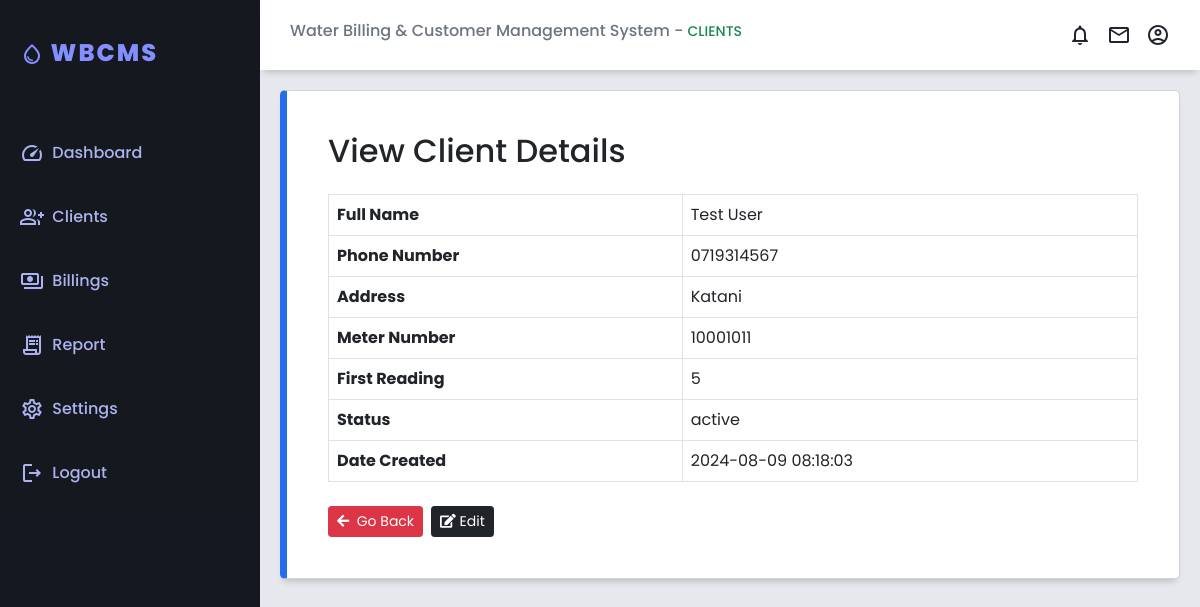
Screenshot of /viewClient.php?user_id=122 with the database file from the repository.
### tables this page shows
CREATE TABLE `tbl_clients` (
  `user_id` int(11) NOT NULL,
  `client_name` varchar(50) NOT NULL,
  `contact_number` varchar(20) DEFAULT NULL,
  `address` text DEFAULT NULL,
  `meter_number` int(10) NOT NULL,
  `meter_reading` int(20) NOT NULL,
  `status` enum('inactive','active') DEFAULT 'inactive',
  `created_at` timestamp NOT NULL DEFAULT current_timestamp(),
  `updated_at` timestamp NOT NULL DEFAULT current_timestamp() ON UPDATE current_timestamp()
);

### config/functions.php (called while the page is built, shortened)
<?php
$conn = connectDB();
function getClientById($userId) {
    global $conn;
    $stmt = $conn->prepare("SELECT client_name, contact_number, address, meter_number, meter_reading, status, created_at FROM tbl_clients WHERE user_id = ?");
    $stmt->bind_param("i", $userId);
    $stmt->execute();
    $result = $stmt->get_result();
    if ($result->num_rows === 1) {
        return $result->fetch_assoc();
    } else {
        return null;
    }
}
?>

### viewClient.php (the view, shortened to what this page needs)
<?php
include("./config/functions.php");
$client = null;
try {
    if (isset($_GET['user_id']) && !empty($_GET['user_id'])) {
        $userId = htmlspecialchars($_GET['user_id']);
        $client = getClientById($userId);
    } else {
        $error_message = "Invalid client ID.";
    }
} catch (Exception $e) {
    $error_message = "An error occurred: " . $e->getMessage();
}
?>
<!DOCTYPE html>
<html lang="en">
<head>
    <link rel="stylesheet" href="https://cdnjs.cloudflare.com/ajax/libs/font-awesome/5.15.3/css/all.min.css" />
    <link rel="stylesheet" href="css/bootstrap5.0.1.min.css">
    <link rel="stylesheet" type="text/css" href="css/datatables-1.10.25.min.css" />
    <link rel="stylesheet" href="css/dataTables.dataTables.css">
    <link rel="stylesheet" href="css/styles.css">
    <link rel="stylesheet" href="css/customer.css">
    <link rel="stylesheet" href="css/bill.css">
</head>
<body>
    <div class="grid-container">
        <header class="header">
            <div class="header-left">
                <h6 class="text-secondary">Water Billing & Customer Management System - <small class="text-success">CLIENTS</small></h6>
            </div>
            <div class="header-right text-primary">
                <a href="#">
                    <span class="material-icons-outlined">notifications</span>
                </a>
                <a href="#">
                    <span class="material-icons-outlined">email</span>
                </a>
                <a href="./logout.php">
                    <span class="material-icons-outlined">account_circle</span>
                </a>
            </div>
        </header>
        <aside id="sidebar">
            <div class="sidebar-title">
                <div class="sidebar-brand">
                    <span class="material-icons-outlined">water_drop</span>&nbsp;WBCMS
                </div>
            </div>
            <ul class="sidebar-list">
                <li class="sidebar-list-item">
                    <a href="./dashboard.php">
                        <span class="material-icons-outlined">speed</span>&nbsp;&nbsp;Dashboard
                    </a>
                </li>
                <li class="sidebar-list-item">
                    <a href="./client.php">
                        <span class="material-icons-outlined">group_add</span>&nbsp;&nbsp;Clients
                    </a>
                </li>
                <li class="sidebar-list-item">
                    <a href="./billings.php">
                        <span class="material-icons-outlined">payments</span>&nbsp;&nbsp;Billings
                    </a>
                </li>
                <li class="sidebar-list-item">
                    <a href="./report.php">
                        <span class="material-icons-outlined">receipt_long</span>&nbsp;&nbsp;Report
                    </a>
                </li>
                <li class="sidebar-list-item">
                    <a href="./settings.php">
                        <span class="material-icons-outlined">settings</span>&nbsp;&nbsp;Settings
                    </a>
                </li>
                <li class="sidebar-list-item">
                    <a href="./logout.php">
                        <span class="material-icons-outlined">logout</span>&nbsp;&nbsp;Logout
                    </a>
                </li>
            </ul>
        </aside>
        <main class="main-container">
            <div class="row">
                <div class="container mt-0">
                    <div class="card">
                        <div class="card-body">
                            <h2 class="card-title text-dark">View Client Details</h2>
                            <?php if ($client) : ?>
                                <table class="table table-bordered mt-4">
                                    <tr>
                                        <th>Full Name</th>
                                        <td><?php echo htmlspecialchars($client['client_name']); ?></td>
                                    </tr>
                                    <tr>
                                        <th>Phone Number</th>
                                        <td><?php echo htmlspecialchars($client['contact_number']); ?></td>
                                    </tr>
                                    <tr>
                                        <th>Address</th>
                                        <td><?php echo htmlspecialchars($client['address']); ?></td>
                                    </tr>
                                    <tr>
                                        <th>Meter Number</th>
                                        <td><?php echo htmlspecialchars($client['meter_number']); ?></td>
                                    </tr>
                                    <tr>
                                        <th>First Reading</th>
                                        <td><?php echo htmlspecialchars($client['meter_reading']); ?></td>
                                    </tr>
                                    <tr>
                                        <th>Status</th>
                                        <td><?php echo htmlspecialchars($client['status']); ?></td>
                                    </tr>
                                    <tr>
                                        <th>Date Created</th>
                                        <td><?php echo htmlspecialchars($client['created_at']); ?></td>
                                    </tr>
                                </table>
                                <div class="d-flex justify-content-start mt-4">
                                    <a href="./client.php" class="btn btn-sm btn-danger me-2">
                                        <i class="fa fa-arrow-left" aria-hidden="true"></i>&nbsp;&nbsp;Go Back
                                    </a>
                                    <a href="editClient.php?user_id=<?php echo urlencode($userId); ?>" class="btn btn-sm btn-dark me-2">
                                        <i class='fas fa-edit text-white'></i>&nbsp;Edit
                                    </a>
                                </div>
                            <?php endif; ?>
                        </div>
                    </div>
                </div>
        </main>
    </div>
</body>
</html>

### css/dataTables.dataTables.css (style rules this page uses)
:root { --dt-row-selected: 13, 110, 253; --dt-row-selected-text: 255, 255, 255; --dt-row-selected-link: 9, 10, 11; --dt-row-stripe: 0, 0, 0; --dt-row-hover: 0, 0, 0; --dt-column-ordering: 0, 0, 0; --dt-html-background: white; }

### css/styles.css (style rules this page uses)
:root { --color-primary: #246dec; --color-secondary: #f5b74f; --color-success: #367952; --color-danger: #cc3c43; --color-text: #666666; --color-sidebar-bg: #090c14f1; --color-sidebar-hover: rgba(27, 79, 130, 0.6); --font-family-base: 'Poppins', sans-serif; --box-shadow: 0 6px 7px -4px rgba(0, 0, 0, 0.2); }
* { margin: 0; padding: 0; box-sizing: border-box; }
body { font-family: var(--font-family-base); font-size: 1rem; background-color: #e6e8ed; color: var(--color-text); overflow-y: scroll; }
.material-icons-outlined { vertical-align: middle; line-height: 1px; }
.text-primary { color: var(--color-text); }
.grid-container { display: grid; grid-template-columns: 260px 1fr 1fr 1fr; grid-template-rows: 0.2fr 3fr; grid-template-areas: "sidebar header header header" "sidebar main main main"; height: 100vh; overflow: hidden; }
.header { grid-area: header; height: 70px; background-color: #ffffff; display: flex; align-items: center; justify-content: space-between; padding: 0 30px; box-shadow: var(--box-shadow); }
.header-right { display: flex; align-items: center; }
.header-right a span { font-size: 24px; cursor: pointer; color: #21232d; margin-left: 15px; text-decoration: none; transition: color 0.3s ease; }
#sidebar { grid-area: sidebar; height: 100%; background-color: var(--color-sidebar-bg); color: #838fff; overflow-y: auto; transition: all 0.5s ease; -webkit-transition: all 0.5s ease; }
.sidebar-title { display: flex; justify-content: space-between; align-items: center; padding: 20px; margin-bottom: 30px; letter-spacing: 2px; }
.sidebar-brand { margin-top: 15px; font-size: 24px; font-weight: 800; }
.sidebar-list { list-style: none; margin-top: 15px; padding: 0; }
.sidebar-list-item { padding: 20px; transition: background-color 0.3s ease; }
.sidebar-list-item > a { text-decoration: none; color: #acb3ef; font-weight: 500; display: block; }
.main-container { grid-area: main; overflow-y: auto; padding: 20px; }
.card { display: flex; flex-direction: column; justify-content: space-around; padding: 25px; background-color: #ffffff; border: 1px solid #d2d2d3; border-radius: 5px; box-shadow: var(--box-shadow); box-sizing: border-box; transition: box-shadow 0.3s ease; }
.card:first-child { border-left: 7px solid var(--color-primary); }

### css/customer.css (style rules this page uses)
:root { --color-primary: #246dec; --color-secondary: #f5b74f; --color-success: #367952; --color-danger: #cc3c43; --color-text: #666666; --color-sidebar-bg: #090c14f1; --color-sidebar-hover: rgba(27, 79, 130, 0.6); --font-family-base: 'Poppins', sans-serif; --box-shadow: 0 6px 7px -4px rgba(0, 0, 0, 0.2); }
* { margin: 0; padding: 0; box-sizing: border-box; }
body { font-family: var(--font-family-base); font-size: 1rem; background-color: #e6e8ed; color: var(--color-text); overflow-y: scroll; }

### css/bill.css (style rules this page uses)
:root { --color-primary: #246dec; --color-secondary: #f5b74f; --color-success: #367952; --color-danger: #cc3c43; --color-text: #666666; --color-sidebar-bg: #090c14f1; --color-sidebar-hover: rgba(27, 79, 130, 0.6); --font-family-base: 'Poppins', sans-serif; --box-shadow: 0 6px 7px -4px rgba(0, 0, 0, 0.2); }
* { margin: 0; padding: 0; box-sizing: border-box; }
body { font-family: var(--font-family-base); font-size: 1rem; background-color: #e6e8ed; color: var(--color-text); overflow-y: scroll; }

### rows the page displays
tbl_clients: client_name "Test User", contact_number "0719314567", address "Katani", meter_number "10001011", meter_reading "5", status "active", created_at "2024-08-09 08:18:03"
